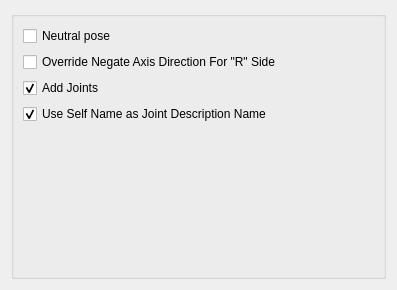
<?xml version="1.0" encoding="UTF-8"?>
<ui version="4.0">
 <class>Form</class>
 <widget class="QWidget" name="Form">
  <property name="geometry">
   <rect>
    <x>0</x>
    <y>0</y>
    <width>397</width>
    <height>290</height>
   </rect>
  </property>
  <property name="windowTitle">
   <string>表单</string>
  </property>
  <layout class="QGridLayout" name="gridLayout">
   <item row="0" column="0">
    <widget class="QGroupBox" name="groupBox">
     <property name="title">
      <string/>
     </property>
     <layout class="QGridLayout" name="gridLayout_2">
      <item row="0" column="0">
       <layout class="QVBoxLayout" name="verticalLayout">
        <item>
         <widget class="QCheckBox" name="neutralPose_checkBox">
          <property name="text">
           <string notr="true">Neutral pose</string>
          </property>
         </widget>
        </item>
        <item>
         <widget class="QCheckBox" name="overrideNegate_checkBox">
          <property name="text">
           <string notr="true">Override Negate Axis Direction For &quot;R&quot; Side</string>
          </property>
         </widget>
        </item>
        <item>
         <widget class="QCheckBox" name="addJoints_checkBox">
          <property name="text">
           <string notr="true">Add Joints</string>
          </property>
          <property name="checked">
           <bool>true</bool>
          </property>
         </widget>
        </item>
        <item>
         <widget class="QCheckBox" name="descriptionName_checkBox">
          <property name="toolTip">
           <string>&lt;html&gt;&lt;head/&gt;&lt;body&gt;&lt;p&gt;如果勾选，将使用组件名称作为关节的描述名称。这适用于默认的 EPIC 命名系统。&lt;br/&gt;如果使用 mGear 默认命名系统，建议取消勾选以避免名称重复。&lt;/p&gt;&lt;/body&gt;&lt;/html&gt;</string>
          </property>
          <property name="text">
           <string notr="true">Use Self Name as Joint Description Name</string>
          </property>
          <property name="checked">
           <bool>true</bool>
          </property>
         </widget>
        </item>
        <item>
         <spacer name="verticalSpacer">
          <property name="orientation">
           <enum>Qt::Vertical</enum>
          </property>
          <property name="sizeHint" stdset="0">
           <size>
            <width>20</width>
            <height>40</height>
           </size>
          </property>
         </spacer>
        </item>
       </layout>
      </item>
     </layout>
    </widget>
   </item>
  </layout>
 </widget>
 <resources/>
 <connections/>
</ui>
